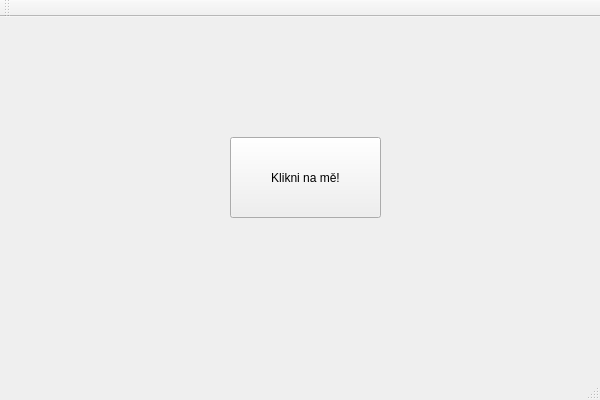
<?xml version="1.0" encoding="UTF-8"?>
<ui version="4.0">
 <class>HlavniClass</class>
 <widget class="QMainWindow" name="HlavniClass">
  <property name="geometry">
   <rect>
    <x>0</x>
    <y>0</y>
    <width>600</width>
    <height>400</height>
   </rect>
  </property>
  <property name="windowTitle">
   <string>Hlavni</string>
  </property>
  <widget class="QWidget" name="centralWidget">
   <widget class="QPushButton" name="karel">
    <property name="geometry">
     <rect>
      <x>230</x>
      <y>120</y>
      <width>151</width>
      <height>81</height>
     </rect>
    </property>
    <property name="whatsThis">
     <string>&lt;html&gt;&lt;head/&gt;&lt;body&gt;&lt;p&gt;fghgjnhngf&lt;/p&gt;&lt;/body&gt;&lt;/html&gt;</string>
    </property>
    <property name="text">
     <string>Klikni na mě!</string>
    </property>
   </widget>
  </widget>
  <widget class="QMenuBar" name="menuBar">
   <property name="geometry">
    <rect>
     <x>0</x>
     <y>0</y>
     <width>600</width>
     <height>21</height>
    </rect>
   </property>
  </widget>
  <widget class="QToolBar" name="mainToolBar">
   <attribute name="toolBarArea">
    <enum>TopToolBarArea</enum>
   </attribute>
   <attribute name="toolBarBreak">
    <bool>false</bool>
   </attribute>
  </widget>
  <widget class="QStatusBar" name="statusBar"/>
 </widget>
 <layoutdefault spacing="6" margin="11"/>
 <resources>
  <include location="hlavni.qrc"/>
 </resources>
 <connections/>
</ui>
